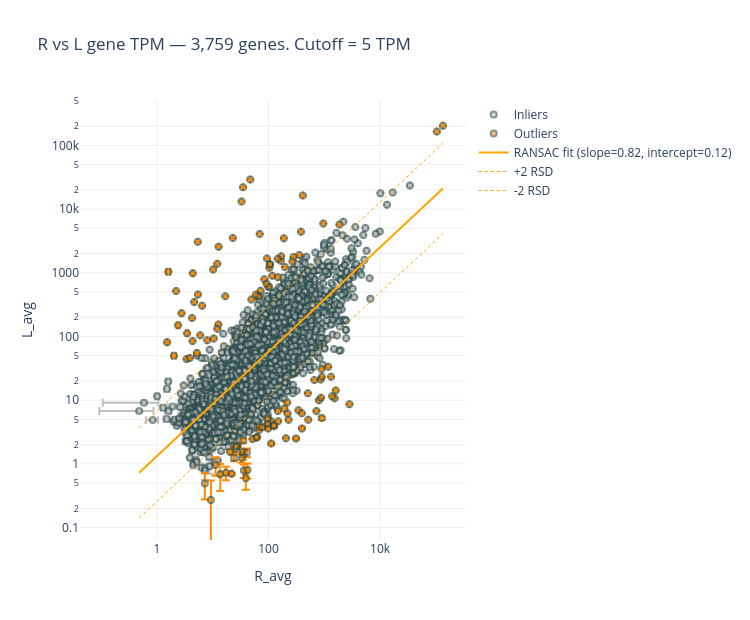

Source (notebook cell):
### Markdown cell above
# Optional: add lines to show residual error in fit

### Code cell
# Optional: add ±2 RSD envelope lines around RANSAC fit

for label, offset, dash in [
    ("+2 RSD", 2*rsd, "dot"),
    ("-2 RSD", -2*rsd, "dot"),
]:
    fig.add_scatter(
        x=10**x_fit,
        y=10**(y_fit + offset),
        mode="lines",
        line=dict(color="orange", width=1, dash=dash),
        name=label,
    )

fig.show()
fig.write_html("scatter_wt_vs_lim.html")
print("Saved: scatter_wt_vs_lim.html")
